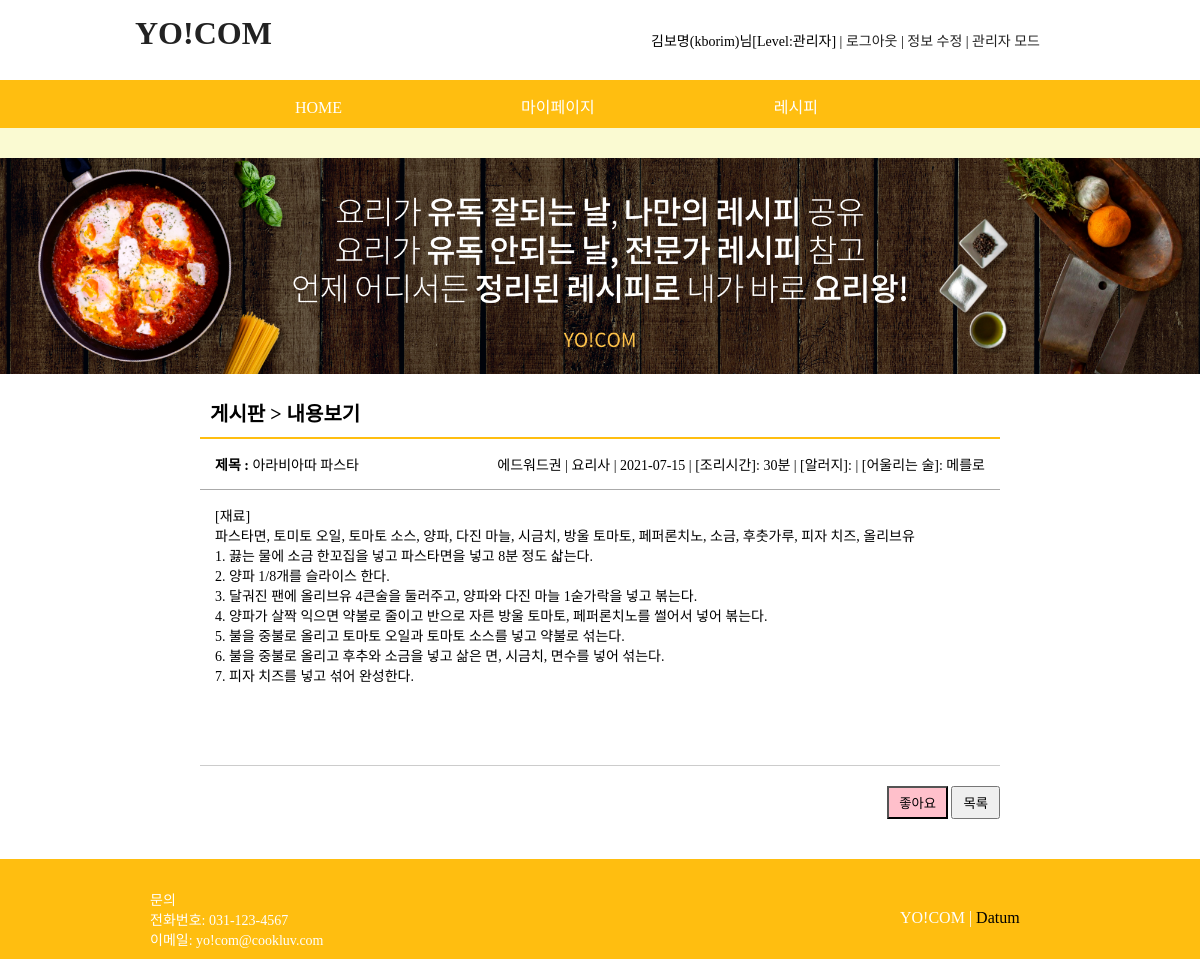
Screenshot of /All_recipe_view.php?num=22&page=1&type=요리사 (signed in) with the database file from the repository.
### tables this page shows
create table recipe(
    num int not null auto_increment,
    title char(50) not null,
    writer_id char(20) not null,
    writer_name char(10) not null,
    writer_type int not null,
    regist_day char(20) not null,
    type char(10) not null,
    cooktime char(20) not null,
    allergy char(20),
    alcohol char(40),
    content text not null,
    point int not null,
    file_name char(40),
    file_type char(40),
    file_copied char(40),
    primary key(num)
);

### All_recipe_view.php (the view, shortened to what this page needs)
<!DOCTYPE html>
<html>
<head>
<link rel="stylesheet" type="text/css" href="./css/common.css">
<link rel="stylesheet" type="text/css" href="./css/board.css?after">
</head>
<body>
<header>
    <?php include "header.php";?>
</header>
<section>
	<div id="main_img_bar">
        <img src="./img/main_img.png">
    </div>
   	<div id="board_box">
	    <h3 class="title">
			게시판 > 내용보기
		</h3>
<?php
    if (isset($_SESSION["userid"])) $userid = $_SESSION["userid"];
    else $userid = "";
	$num  = $_GET["num"];
	$page  = $_GET["page"];
	$type = $_GET["type"];
	$con = mysqli_connect("localhost", "user1", "12345", "yocom");
	$sql = "select * from recipe where num=$num";
	$result = mysqli_query($con, $sql);
	$row = mysqli_fetch_array($result);
	$name       = $row["writer_name"];
	$regist_day = $row["regist_day"];
	$title      = $row["title"];
	$cooktime   =$row["cooktime"];
	$allergy     =$row["allergy"];
	$alcohol    =$row["alcohol"];
	$content    = $row["content"];
	$content = str_replace(" ", "&nbsp;", $content);
	$content = str_replace("\n", "<br>", $content);
?>
	    <ul id="view_content">
			<li>
				<span class="col1"><b>제목 :</b> <?=$title?></span>
				<span class="col2"><?=$name?> | <?=$type?> | <?=$regist_day?> | [조리시간]: <?=$cooktime?> | [알러지]: <?=$allergy?> | [어울리는 술]: <?=$alcohol?></span>
			</li>
			<li>
				<?=$content?>
			</li>
	    </ul>
	    <ul class="buttons">
		<li><button style="background:#FFC0CB" onclick="location.href='recipe_like_insert.php?num=<?=$num?>&page=<?=$page?>&id=<?=$userid?>'">좋아요</button></li>
				<li><button onclick="location.href='All_recipe_list.php?page=<?=$page?>'">목록</button></li>
		</ul>
	</div>
</section>
<footer>
    <?php include "footer.php";?>
</footer>
</body>
</html>

### css/common.css (style rules this page uses)
* { padding: 0; margin: 0; }
body { font-family: "돋움"; font-size: 14px; }
img { border: 0; }
ul { list-style-type: none; }
#main_img_bar { height: 230px; text-align: center; background-color: #FAFAD2; }
#main_img_bar img { max-width: 100%; height: auto; margin-top: 30px; }
footer { height: 100px; background-color: #ffbe10; }

### css/board.css (style rules this page uses)
#board_box { position: relative; width: 800px; margin: 0 auto; }
#board_box h3 { margin-top: 30px; padding: 10px; border-bottom: solid 2px #FFBE10; font-size: 20px; }
#board_box .buttons { text-align: right; margin: 20px 0 40px 0; }
#board_box .buttons li { display: inline; }
#board_box .buttons button { padding: 5px 10px; cursor: pointer; }
#board_box { width: 800px; margin: 0 auto; }
#board_box .title { margin-top: 30px; padding: 10px; border-bottom: solid 2px #FFBE10; font-size: 20px; }
#view_content li:nth-child(1) { padding: 15px; border-bottom: solid 1px #aaaaaa; }
#view_content .col2 { float: right; }
#view_content li:nth-child(2) { padding: 15px 15px 80px 15px; border-bottom: solid 1px #cccccc; }

### rows the page displays
recipe: title "아라비아따 파스타", writer_name "에드워드권", regist_day "2021-07-15", cooktime "30분", alcohol "메를로", content "[재료] 파스타면, 토미토 오일, 토마토 소스, 양파, 다진 마늘, 시금치, 방울 토마토, 페퍼론치노, 소금, 후춧가루, 피자 치즈, 올리브유 1. 끓는 물에 소금 한꼬집을 넣고 파스타면을 넣고 8분 정도 삷는다. 2. 양파 1/8개를 슬라이스 한다. 3. 달궈진 팬에 올리브유 4큰술을 둘러주고, 양파와 다진 마늘 1숟가락을 넣고 볶는다. 4. 양파가 살짝 익으면 약불로 줄이고 반으로 자른 방울 토마토, 페퍼론치노를 썰어서 넣어 볶는다. 5. 불을 중불로 올리고 토마토 오일과 토마토 소스를 넣고 약불로 섞는다. 6. 불을 중불로 올리고 후추와 소금을 넣고 삶은 면, 시금치, 면수를 넣어 섞는다. 7. 피자 치즈를 넣고 섞어 완성한다."

### other values shown
$logged "김보명(kborim)님[Level:관리자]"
$type "요리사"
